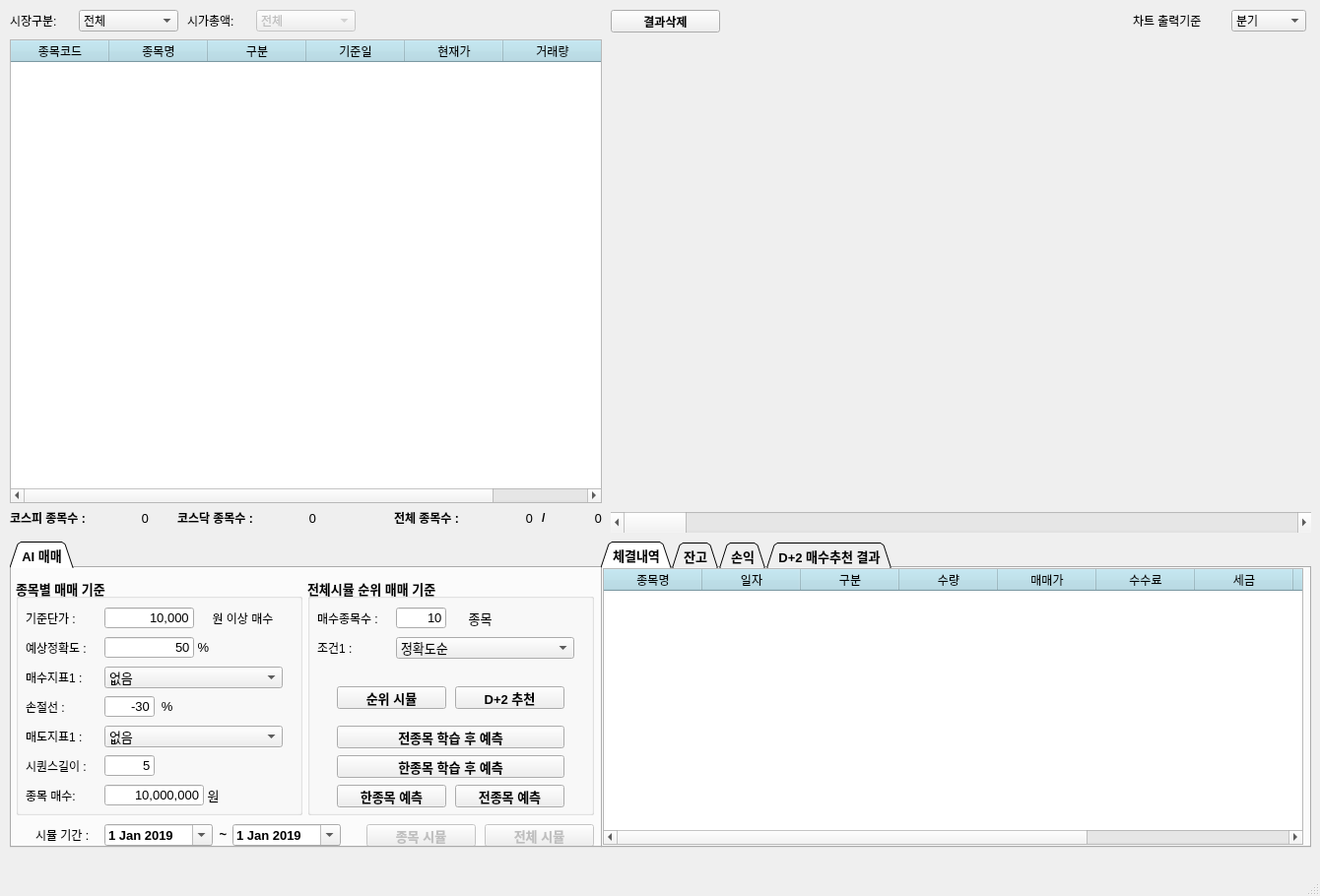
<?xml version="1.0" encoding="UTF-8"?>
<ui version="4.0">
 <class>MainWindow</class>
 <widget class="QMainWindow" name="MainWindow">
  <property name="geometry">
   <rect>
    <x>0</x>
    <y>0</y>
    <width>1340</width>
    <height>910</height>
   </rect>
  </property>
  <property name="sizePolicy">
   <sizepolicy hsizetype="Fixed" vsizetype="Fixed">
    <horstretch>0</horstretch>
    <verstretch>0</verstretch>
   </sizepolicy>
  </property>
  <property name="minimumSize">
   <size>
    <width>1340</width>
    <height>910</height>
   </size>
  </property>
  <property name="maximumSize">
   <size>
    <width>1340</width>
    <height>910</height>
   </size>
  </property>
  <property name="baseSize">
   <size>
    <width>1340</width>
    <height>910</height>
   </size>
  </property>
  <property name="windowTitle">
   <string>MainWindow</string>
  </property>
  <property name="documentMode">
   <bool>true</bool>
  </property>
  <widget class="QWidget" name="centralwidget">
   <widget class="QTableWidget" name="stockTable">
    <property name="geometry">
     <rect>
      <x>10</x>
      <y>40</y>
      <width>601</width>
      <height>471</height>
     </rect>
    </property>
    <property name="styleSheet">
     <string notr="true">QHeaderView::section
{
background-color:lightblue;
}</string>
    </property>
    <property name="selectionMode">
     <enum>QAbstractItemView::SingleSelection</enum>
    </property>
    <property name="selectionBehavior">
     <enum>QAbstractItemView::SelectRows</enum>
    </property>
    <attribute name="verticalHeaderVisible">
     <bool>false</bool>
    </attribute>
    <column>
     <property name="text">
      <string>종목코드</string>
     </property>
    </column>
    <column>
     <property name="text">
      <string>종목명</string>
     </property>
    </column>
    <column>
     <property name="text">
      <string>구분</string>
     </property>
    </column>
    <column>
     <property name="text">
      <string>기준일</string>
     </property>
    </column>
    <column>
     <property name="text">
      <string>현재가</string>
     </property>
    </column>
    <column>
     <property name="text">
      <string>거래량</string>
     </property>
    </column>
   </widget>
   <widget class="QLabel" name="label_6">
    <property name="geometry">
     <rect>
      <x>10</x>
      <y>510</y>
      <width>111</width>
      <height>31</height>
     </rect>
    </property>
    <property name="font">
     <font>
      <weight>75</weight>
      <bold>true</bold>
     </font>
    </property>
    <property name="text">
     <string>코스피 종목수 :</string>
    </property>
   </widget>
   <widget class="QLabel" name="label_7">
    <property name="geometry">
     <rect>
      <x>180</x>
      <y>510</y>
      <width>111</width>
      <height>31</height>
     </rect>
    </property>
    <property name="font">
     <font>
      <weight>75</weight>
      <bold>true</bold>
     </font>
    </property>
    <property name="text">
     <string>코스닥 종목수 :</string>
    </property>
   </widget>
   <widget class="QLabel" name="ko_cntLabel">
    <property name="geometry">
     <rect>
      <x>100</x>
      <y>510</y>
      <width>51</width>
      <height>31</height>
     </rect>
    </property>
    <property name="font">
     <font>
      <family>맑은 고딕</family>
      <pointsize>10</pointsize>
      <weight>50</weight>
      <bold>false</bold>
     </font>
    </property>
    <property name="text">
     <string>0</string>
    </property>
    <property name="alignment">
     <set>Qt::AlignRight|Qt::AlignTrailing|Qt::AlignVCenter</set>
    </property>
   </widget>
   <widget class="QLabel" name="kq_cntLabel">
    <property name="geometry">
     <rect>
      <x>270</x>
      <y>510</y>
      <width>51</width>
      <height>31</height>
     </rect>
    </property>
    <property name="font">
     <font>
      <family>맑은 고딕</family>
      <pointsize>10</pointsize>
      <weight>50</weight>
      <bold>false</bold>
     </font>
    </property>
    <property name="text">
     <string>0</string>
    </property>
    <property name="alignment">
     <set>Qt::AlignRight|Qt::AlignTrailing|Qt::AlignVCenter</set>
    </property>
   </widget>
   <widget class="QLabel" name="runcntLabel">
    <property name="geometry">
     <rect>
      <x>490</x>
      <y>510</y>
      <width>51</width>
      <height>31</height>
     </rect>
    </property>
    <property name="font">
     <font>
      <family>맑은 고딕</family>
      <pointsize>10</pointsize>
      <weight>50</weight>
      <bold>false</bold>
     </font>
    </property>
    <property name="text">
     <string>0</string>
    </property>
    <property name="alignment">
     <set>Qt::AlignRight|Qt::AlignTrailing|Qt::AlignVCenter</set>
    </property>
   </widget>
   <widget class="QLabel" name="label_8">
    <property name="geometry">
     <rect>
      <x>400</x>
      <y>510</y>
      <width>91</width>
      <height>31</height>
     </rect>
    </property>
    <property name="font">
     <font>
      <weight>75</weight>
      <bold>true</bold>
     </font>
    </property>
    <property name="text">
     <string>전체 종목수 :</string>
    </property>
   </widget>
   <widget class="QLabel" name="label_9">
    <property name="geometry">
     <rect>
      <x>550</x>
      <y>510</y>
      <width>16</width>
      <height>31</height>
     </rect>
    </property>
    <property name="font">
     <font>
      <weight>75</weight>
      <bold>true</bold>
     </font>
    </property>
    <property name="text">
     <string>/</string>
    </property>
   </widget>
   <widget class="QLabel" name="allcntLabel">
    <property name="geometry">
     <rect>
      <x>560</x>
      <y>510</y>
      <width>51</width>
      <height>31</height>
     </rect>
    </property>
    <property name="font">
     <font>
      <family>맑은 고딕</family>
      <pointsize>10</pointsize>
      <weight>50</weight>
      <bold>false</bold>
     </font>
    </property>
    <property name="text">
     <string>0</string>
    </property>
    <property name="alignment">
     <set>Qt::AlignRight|Qt::AlignTrailing|Qt::AlignVCenter</set>
    </property>
   </widget>
   <widget class="QTabWidget" name="configTabWidget">
    <property name="geometry">
     <rect>
      <x>10</x>
      <y>550</y>
      <width>601</width>
      <height>311</height>
     </rect>
    </property>
    <property name="font">
     <font>
      <family>Arial</family>
      <pointsize>10</pointsize>
      <weight>75</weight>
      <bold>true</bold>
     </font>
    </property>
    <property name="contextMenuPolicy">
     <enum>Qt::DefaultContextMenu</enum>
    </property>
    <property name="autoFillBackground">
     <bool>false</bool>
    </property>
    <property name="tabShape">
     <enum>QTabWidget::Triangular</enum>
    </property>
    <property name="currentIndex">
     <number>0</number>
    </property>
    <property name="tabsClosable">
     <bool>false</bool>
    </property>
    <property name="tabBarAutoHide">
     <bool>false</bool>
    </property>
    <widget class="QWidget" name="volume_trade">
     <attribute name="title">
      <string>AI 매매</string>
     </attribute>
     <widget class="QGroupBox" name="groupBox">
      <property name="geometry">
       <rect>
        <x>4</x>
        <y>10</y>
        <width>291</width>
        <height>241</height>
       </rect>
      </property>
      <property name="title">
       <string>종목별 매매 기준</string>
      </property>
      <widget class="QLabel" name="label_15">
       <property name="geometry">
        <rect>
         <x>10</x>
         <y>210</y>
         <width>81</width>
         <height>21</height>
        </rect>
       </property>
       <property name="font">
        <font>
         <family>Arial</family>
         <pointsize>9</pointsize>
         <weight>50</weight>
         <bold>false</bold>
        </font>
       </property>
       <property name="text">
        <string>종목 매수:</string>
       </property>
      </widget>
      <widget class="QLineEdit" name="depositLineEdit">
       <property name="geometry">
        <rect>
         <x>90</x>
         <y>210</y>
         <width>101</width>
         <height>21</height>
        </rect>
       </property>
       <property name="font">
        <font>
         <weight>50</weight>
         <bold>false</bold>
        </font>
       </property>
       <property name="focusPolicy">
        <enum>Qt::StrongFocus</enum>
       </property>
       <property name="inputMask">
        <string/>
       </property>
       <property name="text">
        <string>10,000,000</string>
       </property>
       <property name="maxLength">
        <number>13</number>
       </property>
       <property name="alignment">
        <set>Qt::AlignRight|Qt::AlignTrailing|Qt::AlignVCenter</set>
       </property>
      </widget>
      <widget class="QLabel" name="label_16">
       <property name="geometry">
        <rect>
         <x>190</x>
         <y>210</y>
         <width>21</width>
         <height>21</height>
        </rect>
       </property>
       <property name="font">
        <font>
         <weight>50</weight>
         <bold>false</bold>
        </font>
       </property>
       <property name="text">
        <string>원</string>
       </property>
       <property name="alignment">
        <set>Qt::AlignCenter</set>
       </property>
      </widget>
      <widget class="QComboBox" name="buy_cond1ComboBox">
       <property name="geometry">
        <rect>
         <x>90</x>
         <y>90</y>
         <width>181</width>
         <height>22</height>
        </rect>
       </property>
       <property name="font">
        <font>
         <weight>50</weight>
         <bold>false</bold>
        </font>
       </property>
       <property name="currentIndex">
        <number>0</number>
       </property>
       <item>
        <property name="text">
         <string>없음</string>
        </property>
       </item>
       <item>
        <property name="text">
         <string>RSI(30이하)</string>
        </property>
       </item>
       <item>
        <property name="text">
         <string>MFI(20이하)</string>
        </property>
       </item>
      </widget>
      <widget class="QLabel" name="label_25">
       <property name="geometry">
        <rect>
         <x>10</x>
         <y>90</y>
         <width>81</width>
         <height>21</height>
        </rect>
       </property>
       <property name="font">
        <font>
         <family>Arial</family>
         <pointsize>9</pointsize>
         <weight>50</weight>
         <bold>false</bold>
        </font>
       </property>
       <property name="text">
        <string>매수지표1 :</string>
       </property>
      </widget>
      <widget class="QLineEdit" name="buy_cond0LineEdit">
       <property name="geometry">
        <rect>
         <x>90</x>
         <y>30</y>
         <width>91</width>
         <height>21</height>
        </rect>
       </property>
       <property name="font">
        <font>
         <weight>50</weight>
         <bold>false</bold>
        </font>
       </property>
       <property name="focusPolicy">
        <enum>Qt::StrongFocus</enum>
       </property>
       <property name="autoFillBackground">
        <bool>false</bool>
       </property>
       <property name="inputMask">
        <string/>
       </property>
       <property name="text">
        <string>10,000</string>
       </property>
       <property name="maxLength">
        <number>12</number>
       </property>
       <property name="frame">
        <bool>true</bool>
       </property>
       <property name="alignment">
        <set>Qt::AlignRight|Qt::AlignTrailing|Qt::AlignVCenter</set>
       </property>
       <property name="placeholderText">
        <string/>
       </property>
       <property name="clearButtonEnabled">
        <bool>false</bool>
       </property>
      </widget>
      <widget class="QLabel" name="label_29">
       <property name="geometry">
        <rect>
         <x>10</x>
         <y>30</y>
         <width>81</width>
         <height>21</height>
        </rect>
       </property>
       <property name="font">
        <font>
         <family>Arial</family>
         <pointsize>9</pointsize>
         <weight>50</weight>
         <bold>false</bold>
        </font>
       </property>
       <property name="text">
        <string>기준단가 :</string>
       </property>
      </widget>
      <widget class="QLabel" name="label_30">
       <property name="geometry">
        <rect>
         <x>180</x>
         <y>30</y>
         <width>101</width>
         <height>21</height>
        </rect>
       </property>
       <property name="font">
        <font>
         <family>Arial</family>
         <pointsize>9</pointsize>
         <weight>50</weight>
         <bold>false</bold>
        </font>
       </property>
       <property name="text">
        <string>원 이상 매수</string>
       </property>
       <property name="alignment">
        <set>Qt::AlignCenter</set>
       </property>
      </widget>
      <widget class="QLineEdit" name="buy_accuracyLineEdit">
       <property name="geometry">
        <rect>
         <x>90</x>
         <y>60</y>
         <width>91</width>
         <height>21</height>
        </rect>
       </property>
       <property name="font">
        <font>
         <weight>50</weight>
         <bold>false</bold>
        </font>
       </property>
       <property name="focusPolicy">
        <enum>Qt::StrongFocus</enum>
       </property>
       <property name="autoFillBackground">
        <bool>false</bool>
       </property>
       <property name="inputMask">
        <string/>
       </property>
       <property name="text">
        <string>50</string>
       </property>
       <property name="maxLength">
        <number>2</number>
       </property>
       <property name="frame">
        <bool>true</bool>
       </property>
       <property name="alignment">
        <set>Qt::AlignRight|Qt::AlignTrailing|Qt::AlignVCenter</set>
       </property>
       <property name="placeholderText">
        <string/>
       </property>
       <property name="clearButtonEnabled">
        <bool>false</bool>
       </property>
      </widget>
      <widget class="QLabel" name="label_31">
       <property name="geometry">
        <rect>
         <x>10</x>
         <y>60</y>
         <width>81</width>
         <height>21</height>
        </rect>
       </property>
       <property name="font">
        <font>
         <family>Arial</family>
         <pointsize>9</pointsize>
         <weight>50</weight>
         <bold>false</bold>
        </font>
       </property>
       <property name="text">
        <string>예상정확도 :</string>
       </property>
      </widget>
      <widget class="QLabel" name="label_38">
       <property name="geometry">
        <rect>
         <x>180</x>
         <y>60</y>
         <width>21</width>
         <height>21</height>
        </rect>
       </property>
       <property name="font">
        <font>
         <weight>50</weight>
         <bold>false</bold>
        </font>
       </property>
       <property name="text">
        <string>%</string>
       </property>
       <property name="alignment">
        <set>Qt::AlignCenter</set>
       </property>
      </widget>
      <widget class="QLabel" name="label_32">
       <property name="geometry">
        <rect>
         <x>10</x>
         <y>150</y>
         <width>81</width>
         <height>21</height>
        </rect>
       </property>
       <property name="font">
        <font>
         <family>Arial</family>
         <pointsize>9</pointsize>
         <weight>50</weight>
         <bold>false</bold>
        </font>
       </property>
       <property name="text">
        <string>매도지표1 :</string>
       </property>
      </widget>
      <widget class="QComboBox" name="sell_cond1ComboBox">
       <property name="geometry">
        <rect>
         <x>90</x>
         <y>150</y>
         <width>181</width>
         <height>22</height>
        </rect>
       </property>
       <property name="font">
        <font>
         <weight>50</weight>
         <bold>false</bold>
        </font>
       </property>
       <property name="currentIndex">
        <number>0</number>
       </property>
       <item>
        <property name="text">
         <string>없음</string>
        </property>
       </item>
       <item>
        <property name="text">
         <string>RSI(70이상)</string>
        </property>
       </item>
       <item>
        <property name="text">
         <string>MFI(80이상)</string>
        </property>
       </item>
      </widget>
      <widget class="QLabel" name="label_39">
       <property name="geometry">
        <rect>
         <x>140</x>
         <y>120</y>
         <width>31</width>
         <height>21</height>
        </rect>
       </property>
       <property name="font">
        <font>
         <weight>50</weight>
         <bold>false</bold>
        </font>
       </property>
       <property name="text">
        <string>% </string>
       </property>
       <property name="alignment">
        <set>Qt::AlignCenter</set>
       </property>
      </widget>
      <widget class="QLabel" name="label_36">
       <property name="geometry">
        <rect>
         <x>10</x>
         <y>120</y>
         <width>81</width>
         <height>21</height>
        </rect>
       </property>
       <property name="font">
        <font>
         <family>Arial</family>
         <pointsize>9</pointsize>
         <weight>50</weight>
         <bold>false</bold>
        </font>
       </property>
       <property name="text">
        <string>손절선 : </string>
       </property>
      </widget>
      <widget class="QLineEdit" name="sell_cond0LineEdit">
       <property name="geometry">
        <rect>
         <x>90</x>
         <y>120</y>
         <width>51</width>
         <height>21</height>
        </rect>
       </property>
       <property name="font">
        <font>
         <weight>50</weight>
         <bold>false</bold>
        </font>
       </property>
       <property name="focusPolicy">
        <enum>Qt::StrongFocus</enum>
       </property>
       <property name="autoFillBackground">
        <bool>false</bool>
       </property>
       <property name="inputMask">
        <string/>
       </property>
       <property name="text">
        <string>-30</string>
       </property>
       <property name="maxLength">
        <number>6</number>
       </property>
       <property name="frame">
        <bool>true</bool>
       </property>
       <property name="alignment">
        <set>Qt::AlignRight|Qt::AlignTrailing|Qt::AlignVCenter</set>
       </property>
       <property name="placeholderText">
        <string/>
       </property>
       <property name="clearButtonEnabled">
        <bool>false</bool>
       </property>
      </widget>
      <widget class="QLabel" name="label_40">
       <property name="geometry">
        <rect>
         <x>10</x>
         <y>180</y>
         <width>81</width>
         <height>21</height>
        </rect>
       </property>
       <property name="font">
        <font>
         <family>Arial</family>
         <pointsize>9</pointsize>
         <weight>50</weight>
         <bold>false</bold>
        </font>
       </property>
       <property name="text">
        <string>시퀀스길이 :</string>
       </property>
      </widget>
      <widget class="QLineEdit" name="seq_lengthLineEdit">
       <property name="enabled">
        <bool>true</bool>
       </property>
       <property name="geometry">
        <rect>
         <x>90</x>
         <y>180</y>
         <width>51</width>
         <height>21</height>
        </rect>
       </property>
       <property name="font">
        <font>
         <weight>50</weight>
         <bold>false</bold>
        </font>
       </property>
       <property name="focusPolicy">
        <enum>Qt::StrongFocus</enum>
       </property>
       <property name="autoFillBackground">
        <bool>false</bool>
       </property>
       <property name="inputMask">
        <string/>
       </property>
       <property name="text">
        <string>5</string>
       </property>
       <property name="maxLength">
        <number>2</number>
       </property>
       <property name="frame">
        <bool>true</bool>
       </property>
       <property name="alignment">
        <set>Qt::AlignRight|Qt::AlignTrailing|Qt::AlignVCenter</set>
       </property>
       <property name="placeholderText">
        <string/>
       </property>
       <property name="clearButtonEnabled">
        <bool>false</bool>
       </property>
      </widget>
     </widget>
     <widget class="QDateEdit" name="sim_startDateEdit">
      <property name="geometry">
       <rect>
        <x>94</x>
        <y>260</y>
        <width>110</width>
        <height>22</height>
       </rect>
      </property>
      <property name="dateTime">
       <datetime>
        <hour>0</hour>
        <minute>0</minute>
        <second>0</second>
        <year>2019</year>
        <month>1</month>
        <day>1</day>
       </datetime>
      </property>
      <property name="calendarPopup">
       <bool>true</bool>
      </property>
     </widget>
     <widget class="QLabel" name="label_11">
      <property name="geometry">
       <rect>
        <x>204</x>
        <y>260</y>
        <width>21</width>
        <height>21</height>
       </rect>
      </property>
      <property name="font">
       <font>
        <weight>75</weight>
        <bold>true</bold>
       </font>
      </property>
      <property name="text">
       <string>~</string>
      </property>
      <property name="alignment">
       <set>Qt::AlignCenter</set>
      </property>
     </widget>
     <widget class="QDateEdit" name="sim_endDateEdit">
      <property name="geometry">
       <rect>
        <x>224</x>
        <y>260</y>
        <width>110</width>
        <height>22</height>
       </rect>
      </property>
      <property name="dateTime">
       <datetime>
        <hour>0</hour>
        <minute>0</minute>
        <second>0</second>
        <year>2019</year>
        <month>1</month>
        <day>1</day>
       </datetime>
      </property>
      <property name="calendarPopup">
       <bool>true</bool>
      </property>
     </widget>
     <widget class="QGroupBox" name="groupBox_2">
      <property name="geometry">
       <rect>
        <x>300</x>
        <y>10</y>
        <width>291</width>
        <height>241</height>
       </rect>
      </property>
      <property name="title">
       <string>전체시뮬 순위 매매 기준</string>
      </property>
      <widget class="QLabel" name="label_35">
       <property name="geometry">
        <rect>
         <x>10</x>
         <y>30</y>
         <width>81</width>
         <height>21</height>
        </rect>
       </property>
       <property name="font">
        <font>
         <family>Arial</family>
         <pointsize>9</pointsize>
         <weight>50</weight>
         <bold>false</bold>
        </font>
       </property>
       <property name="text">
        <string>매수종목수 :</string>
       </property>
      </widget>
      <widget class="QLabel" name="label_37">
       <property name="geometry">
        <rect>
         <x>160</x>
         <y>30</y>
         <width>31</width>
         <height>21</height>
        </rect>
       </property>
       <property name="font">
        <font>
         <weight>50</weight>
         <bold>false</bold>
        </font>
       </property>
       <property name="text">
        <string>종목</string>
       </property>
       <property name="alignment">
        <set>Qt::AlignCenter</set>
       </property>
      </widget>
      <widget class="QLineEdit" name="stock_cntLineEdit">
       <property name="enabled">
        <bool>true</bool>
       </property>
       <property name="geometry">
        <rect>
         <x>90</x>
         <y>30</y>
         <width>51</width>
         <height>21</height>
        </rect>
       </property>
       <property name="font">
        <font>
         <weight>50</weight>
         <bold>false</bold>
        </font>
       </property>
       <property name="focusPolicy">
        <enum>Qt::StrongFocus</enum>
       </property>
       <property name="autoFillBackground">
        <bool>false</bool>
       </property>
       <property name="inputMask">
        <string/>
       </property>
       <property name="text">
        <string>10</string>
       </property>
       <property name="maxLength">
        <number>2</number>
       </property>
       <property name="frame">
        <bool>true</bool>
       </property>
       <property name="alignment">
        <set>Qt::AlignRight|Qt::AlignTrailing|Qt::AlignVCenter</set>
       </property>
       <property name="placeholderText">
        <string/>
       </property>
       <property name="clearButtonEnabled">
        <bool>false</bool>
       </property>
      </widget>
      <widget class="QPushButton" name="run_rankPushButton">
       <property name="geometry">
        <rect>
         <x>30</x>
         <y>110</y>
         <width>111</width>
         <height>23</height>
        </rect>
       </property>
       <property name="text">
        <string>순위 시뮬</string>
       </property>
      </widget>
      <widget class="QPushButton" name="run_predictPushButton">
       <property name="geometry">
        <rect>
         <x>150</x>
         <y>110</y>
         <width>111</width>
         <height>23</height>
        </rect>
       </property>
       <property name="text">
        <string>D+2 추천</string>
       </property>
      </widget>
      <widget class="QLabel" name="label_28">
       <property name="geometry">
        <rect>
         <x>10</x>
         <y>60</y>
         <width>81</width>
         <height>21</height>
        </rect>
       </property>
       <property name="font">
        <font>
         <family>Arial</family>
         <pointsize>9</pointsize>
         <weight>50</weight>
         <bold>false</bold>
        </font>
       </property>
       <property name="text">
        <string>조건1 :</string>
       </property>
      </widget>
      <widget class="QComboBox" name="buy_orderComboBox">
       <property name="geometry">
        <rect>
         <x>90</x>
         <y>60</y>
         <width>181</width>
         <height>22</height>
        </rect>
       </property>
       <property name="font">
        <font>
         <weight>50</weight>
         <bold>false</bold>
        </font>
       </property>
       <property name="currentIndex">
        <number>0</number>
       </property>
       <item>
        <property name="text">
         <string>정확도순</string>
        </property>
       </item>
       <item>
        <property name="text">
         <string>예상값순</string>
        </property>
       </item>
      </widget>
      <widget class="QPushButton" name="run_all_trainPushButton">
       <property name="geometry">
        <rect>
         <x>30</x>
         <y>150</y>
         <width>231</width>
         <height>23</height>
        </rect>
       </property>
       <property name="text">
        <string>전종목 학습 후 예측</string>
       </property>
      </widget>
      <widget class="QPushButton" name="run_one_trainPushButton">
       <property name="geometry">
        <rect>
         <x>30</x>
         <y>180</y>
         <width>231</width>
         <height>23</height>
        </rect>
       </property>
       <property name="text">
        <string>한종목 학습 후 예측</string>
       </property>
      </widget>
      <widget class="QPushButton" name="run_one_predictPushButton">
       <property name="geometry">
        <rect>
         <x>30</x>
         <y>210</y>
         <width>111</width>
         <height>23</height>
        </rect>
       </property>
       <property name="text">
        <string>한종목 예측</string>
       </property>
      </widget>
      <widget class="QPushButton" name="run_all_predictPushButton">
       <property name="geometry">
        <rect>
         <x>150</x>
         <y>210</y>
         <width>111</width>
         <height>23</height>
        </rect>
       </property>
       <property name="text">
        <string>전종목 예측</string>
       </property>
      </widget>
     </widget>
     <widget class="QPushButton" name="runPushButton">
      <property name="enabled">
       <bool>false</bool>
      </property>
      <property name="geometry">
       <rect>
        <x>360</x>
        <y>260</y>
        <width>111</width>
        <height>23</height>
       </rect>
      </property>
      <property name="text">
       <string>종목 시뮬</string>
      </property>
     </widget>
     <widget class="QLabel" name="label_4">
      <property name="geometry">
       <rect>
        <x>24</x>
        <y>260</y>
        <width>71</width>
        <height>21</height>
       </rect>
      </property>
      <property name="font">
       <font>
        <family>Arial</family>
        <pointsize>9</pointsize>
        <weight>50</weight>
        <bold>false</bold>
       </font>
      </property>
      <property name="text">
       <string>시뮬 기간 :</string>
      </property>
     </widget>
     <widget class="QPushButton" name="run_totalPushButton">
      <property name="enabled">
       <bool>false</bool>
      </property>
      <property name="geometry">
       <rect>
        <x>480</x>
        <y>260</y>
        <width>111</width>
        <height>23</height>
       </rect>
      </property>
      <property name="text">
       <string>전체 시뮬</string>
      </property>
     </widget>
    </widget>
   </widget>
   <widget class="QWidget" name="verticalLayoutWidget">
    <property name="geometry">
     <rect>
      <x>620</x>
      <y>40</y>
      <width>711</width>
      <height>471</height>
     </rect>
    </property>
    <layout class="QVBoxLayout" name="chartVerticalLayout"/>
   </widget>
   <widget class="QScrollBar" name="chartScrollBar">
    <property name="geometry">
     <rect>
      <x>620</x>
      <y>520</y>
      <width>711</width>
      <height>21</height>
     </rect>
    </property>
    <property name="orientation">
     <enum>Qt::Horizontal</enum>
    </property>
   </widget>
   <widget class="QTabWidget" name="tabWidget">
    <property name="geometry">
     <rect>
      <x>610</x>
      <y>550</y>
      <width>721</width>
      <height>311</height>
     </rect>
    </property>
    <property name="font">
     <font>
      <family>Arial</family>
      <pointsize>10</pointsize>
      <weight>75</weight>
      <bold>true</bold>
     </font>
    </property>
    <property name="tabShape">
     <enum>QTabWidget::Triangular</enum>
    </property>
    <property name="currentIndex">
     <number>0</number>
    </property>
    <widget class="QWidget" name="stock_sim_result">
     <attribute name="title">
      <string>체결내역</string>
     </attribute>
     <widget class="QTableWidget" name="stockSimTable">
      <property name="geometry">
       <rect>
        <x>0</x>
        <y>0</y>
        <width>711</width>
        <height>281</height>
       </rect>
      </property>
      <property name="styleSheet">
       <string notr="true">QHeaderView::section
{
background-color:lightblue;
}</string>
      </property>
      <property name="selectionMode">
       <enum>QAbstractItemView::SingleSelection</enum>
      </property>
      <property name="selectionBehavior">
       <enum>QAbstractItemView::SelectRows</enum>
      </property>
      <attribute name="verticalHeaderVisible">
       <bool>false</bool>
      </attribute>
      <column>
       <property name="text">
        <string>종목명</string>
       </property>
      </column>
      <column>
       <property name="text">
        <string>일자</string>
       </property>
      </column>
      <column>
       <property name="text">
        <string>구분</string>
       </property>
      </column>
      <column>
       <property name="text">
        <string>수량</string>
       </property>
      </column>
      <column>
       <property name="text">
        <string>매매가</string>
       </property>
      </column>
      <column>
       <property name="text">
        <string>수수료</string>
       </property>
      </column>
      <column>
       <property name="text">
        <string>세금</string>
       </property>
      </column>
      <column>
       <property name="text">
        <string>수익률</string>
       </property>
      </column>
      <column>
       <property name="text">
        <string>수익금</string>
       </property>
      </column>
      <column>
       <property name="text">
        <string>누적수익금</string>
       </property>
      </column>
     </widget>
    </widget>
    <widget class="QWidget" name="market_sim_remain">
     <attribute name="title">
      <string>잔고</string>
     </attribute>
     <widget class="QTableWidget" name="stockRemainTable">
      <property name="geometry">
       <rect>
        <x>0</x>
        <y>0</y>
        <width>711</width>
        <height>251</height>
       </rect>
      </property>
      <property name="styleSheet">
       <string notr="true">QHeaderView::section
{
background-color:lightblue;
}</string>
      </property>
      <property name="selectionMode">
       <enum>QAbstractItemView::SingleSelection</enum>
      </property>
      <property name="selectionBehavior">
       <enum>QAbstractItemView::SelectRows</enum>
      </property>
      <attribute name="verticalHeaderVisible">
       <bool>false</bool>
      </attribute>
      <column>
       <property name="text">
        <string>종목명</string>
       </property>
      </column>
      <column>
       <property name="text">
        <string>매수일</string>
       </property>
      </column>
      <column>
       <property name="text">
        <string>수량</string>
       </property>
      </column>
      <column>
       <property name="text">
        <string>매수가</string>
       </property>
      </column>
      <column>
       <property name="text">
        <string>평가손익</string>
       </property>
      </column>
      <column>
       <property name="text">
        <string>수익률</string>
       </property>
      </column>
      <column>
       <property name="text">
        <string>현재가</string>
       </property>
      </column>
      <column>
       <property name="text">
        <string>매수금액</string>
       </property>
      </column>
      <column>
       <property name="text">
        <string>평가금액</string>
       </property>
      </column>
      <column>
       <property name="text">
        <string>수수료</string>
       </property>
      </column>
      <column>
       <property name="text">
        <string>세금</string>
       </property>
      </column>
     </widget>
     <widget class="QLabel" name="label_18">
      <property name="geometry">
       <rect>
        <x>140</x>
        <y>260</y>
        <width>111</width>
        <height>21</height>
       </rect>
      </property>
      <property name="font">
       <font>
        <family>Arial</family>
        <pointsize>9</pointsize>
        <weight>75</weight>
        <bold>true</bold>
       </font>
      </property>
      <property name="text">
       <string>전체 평가손익 :</string>
      </property>
     </widget>
     <widget class="QLabel" name="remain_profitLabel">
      <property name="geometry">
       <rect>
        <x>250</x>
        <y>260</y>
        <width>131</width>
        <height>21</height>
       </rect>
      </property>
      <property name="font">
       <font>
        <family>Arial</family>
        <pointsize>9</pointsize>
        <weight>75</weight>
        <bold>true</bold>
       </font>
      </property>
      <property name="text">
       <string>0</string>
      </property>
      <property name="alignment">
       <set>Qt::AlignRight|Qt::AlignTrailing|Qt::AlignVCenter</set>
      </property>
     </widget>
     <widget class="QLabel" name="label_20">
      <property name="geometry">
       <rect>
        <x>420</x>
        <y>260</y>
        <width>91</width>
        <height>21</height>
       </rect>
      </property>
      <property name="font">
       <font>
        <family>Arial</family>
        <pointsize>9</pointsize>
        <weight>75</weight>
        <bold>true</bold>
       </font>
      </property>
      <property name="text">
       <string>평균 수익률 :</string>
      </property>
     </widget>
     <widget class="QLabel" name="remain_rateLabel">
      <property name="geometry">
       <rect>
        <x>510</x>
        <y>260</y>
        <width>201</width>
        <height>21</height>
       </rect>
      </property>
      <property name="font">
       <font>
        <family>Arial</family>
        <pointsize>9</pointsize>
        <weight>75</weight>
        <bold>true</bold>
       </font>
      </property>
      <property name="text">
       <string>0</string>
      </property>
      <property name="alignment">
       <set>Qt::AlignRight|Qt::AlignTrailing|Qt::AlignVCenter</set>
      </property>
     </widget>
    </widget>
    <widget class="QWidget" name="market_sim_profit">
     <attribute name="title">
      <string>손익</string>
     </attribute>
     <widget class="QTableWidget" name="stockProfitTable">
      <property name="geometry">
       <rect>
        <x>0</x>
        <y>0</y>
        <width>711</width>
        <height>251</height>
       </rect>
      </property>
      <property name="styleSheet">
       <string notr="true">QHeaderView::section
{
background-color:lightblue;
}</string>
      </property>
      <property name="selectionMode">
       <enum>QAbstractItemView::SingleSelection</enum>
      </property>
      <property name="selectionBehavior">
       <enum>QAbstractItemView::SelectRows</enum>
      </property>
      <attribute name="verticalHeaderVisible">
       <bool>false</bool>
      </attribute>
      <column>
       <property name="text">
        <string>종목명</string>
       </property>
      </column>
      <column>
       <property name="text">
        <string>매도일</string>
       </property>
      </column>
      <column>
       <property name="text">
        <string>실현손익</string>
       </property>
      </column>
      <column>
       <property name="text">
        <string>수익률</string>
       </property>
      </column>
      <column>
       <property name="text">
        <string>매수금액</string>
       </property>
      </column>
      <column>
       <property name="text">
        <string>매도금액</string>
       </property>
      </column>
      <column>
       <property name="text">
        <string>매수가</string>
       </property>
      </column>
      <column>
       <property name="text">
        <string>매도가</string>
       </property>
      </column>
      <column>
       <property name="text">
        <string>수수료</string>
       </property>
      </column>
      <column>
       <property name="text">
        <string>세금</string>
       </property>
      </column>
     </widget>
     <widget class="QLabel" name="profit_rateLabel">
      <property name="geometry">
       <rect>
        <x>510</x>
        <y>260</y>
        <width>201</width>
        <height>21</height>
       </rect>
      </property>
      <property name="font">
       <font>
        <family>Arial</family>
        <pointsize>9</pointsize>
        <weight>75</weight>
        <bold>true</bold>
       </font>
      </property>
      <property name="text">
       <string>0</string>
      </property>
      <property name="alignment">
       <set>Qt::AlignRight|Qt::AlignTrailing|Qt::AlignVCenter</set>
      </property>
     </widget>
     <widget class="QLabel" name="label_19">
      <property name="geometry">
       <rect>
        <x>140</x>
        <y>260</y>
        <width>111</width>
        <height>21</height>
       </rect>
      </property>
      <property name="font">
       <font>
        <family>Arial</family>
        <pointsize>9</pointsize>
        <weight>75</weight>
        <bold>true</bold>
       </font>
      </property>
      <property name="text">
       <string>전체 실현손익 :</string>
      </property>
     </widget>
     <widget class="QLabel" name="profit_profitLabel">
      <property name="geometry">
       <rect>
        <x>250</x>
        <y>260</y>
        <width>131</width>
        <height>21</height>
       </rect>
      </property>
      <property name="font">
       <font>
        <family>Arial</family>
        <pointsize>9</pointsize>
        <weight>75</weight>
        <bold>true</bold>
       </font>
      </property>
      <property name="text">
       <string>0</string>
      </property>
      <property name="alignment">
       <set>Qt::AlignRight|Qt::AlignTrailing|Qt::AlignVCenter</set>
      </property>
     </widget>
     <widget class="QLabel" name="label_21">
      <property name="geometry">
       <rect>
        <x>420</x>
        <y>260</y>
        <width>91</width>
        <height>21</height>
       </rect>
      </property>
      <property name="font">
       <font>
        <family>Arial</family>
        <pointsize>9</pointsize>
        <weight>75</weight>
        <bold>true</bold>
       </font>
      </property>
      <property name="text">
       <string>평균 수익률 :</string>
      </property>
     </widget>
    </widget>
    <widget class="QWidget" name="tab">
     <attribute name="title">
      <string>D+2 매수추천 결과</string>
     </attribute>
     <widget class="QTableWidget" name="stockPredictTable">
      <property name="geometry">
       <rect>
        <x>0</x>
        <y>0</y>
        <width>711</width>
        <height>281</height>
       </rect>
      </property>
      <property name="styleSheet">
       <string notr="true">QHeaderView::section
{
background-color:lightblue;
}</string>
      </property>
      <property name="selectionMode">
       <enum>QAbstractItemView::SingleSelection</enum>
      </property>
      <property name="selectionBehavior">
       <enum>QAbstractItemView::SelectRows</enum>
      </property>
      <attribute name="verticalHeaderVisible">
       <bool>false</bool>
      </attribute>
      <column>
       <property name="text">
        <string>기준일</string>
       </property>
      </column>
      <column>
       <property name="text">
        <string>종목명</string>
       </property>
      </column>
      <column>
       <property name="text">
        <string>정확도</string>
       </property>
      </column>
      <column>
       <property name="text">
        <string>예상값</string>
       </property>
      </column>
     </widget>
    </widget>
   </widget>
   <widget class="QLabel" name="label_26">
    <property name="geometry">
     <rect>
      <x>10</x>
      <y>10</y>
      <width>71</width>
      <height>21</height>
     </rect>
    </property>
    <property name="font">
     <font>
      <family>Arial</family>
      <pointsize>9</pointsize>
      <weight>50</weight>
      <bold>false</bold>
     </font>
    </property>
    <property name="text">
     <string>시장구분:</string>
    </property>
   </widget>
   <widget class="QComboBox" name="sel_marketComboBox">
    <property name="geometry">
     <rect>
      <x>80</x>
      <y>10</y>
      <width>101</width>
      <height>22</height>
     </rect>
    </property>
    <property name="font">
     <font>
      <weight>50</weight>
      <bold>false</bold>
     </font>
    </property>
    <property name="currentIndex">
     <number>0</number>
    </property>
    <item>
     <property name="text">
      <string>전체</string>
     </property>
    </item>
    <item>
     <property name="text">
      <string>코스피</string>
     </property>
    </item>
    <item>
     <property name="text">
      <string>코스닥</string>
     </property>
    </item>
   </widget>
   <widget class="QComboBox" name="rangeComboBox">
    <property name="geometry">
     <rect>
      <x>1250</x>
      <y>10</y>
      <width>76</width>
      <height>22</height>
     </rect>
    </property>
    <property name="font">
     <font>
      <weight>50</weight>
      <bold>false</bold>
     </font>
    </property>
    <property name="currentIndex">
     <number>1</number>
    </property>
    <item>
     <property name="text">
      <string>월</string>
     </property>
    </item>
    <item>
     <property name="text">
      <string>분기</string>
     </property>
    </item>
    <item>
     <property name="text">
      <string>반기</string>
     </property>
    </item>
    <item>
     <property name="text">
      <string>년</string>
     </property>
    </item>
   </widget>
   <widget class="QLabel" name="label">
    <property name="geometry">
     <rect>
      <x>1150</x>
      <y>10</y>
      <width>101</width>
      <height>21</height>
     </rect>
    </property>
    <property name="font">
     <font>
      <family>Arial</family>
      <pointsize>9</pointsize>
      <weight>50</weight>
      <bold>false</bold>
     </font>
    </property>
    <property name="text">
     <string>차트 출력기준</string>
    </property>
   </widget>
   <widget class="QLabel" name="label_27">
    <property name="geometry">
     <rect>
      <x>190</x>
      <y>10</y>
      <width>71</width>
      <height>21</height>
     </rect>
    </property>
    <property name="font">
     <font>
      <family>Arial</family>
      <pointsize>9</pointsize>
      <weight>50</weight>
      <bold>false</bold>
     </font>
    </property>
    <property name="text">
     <string>시가총액:</string>
    </property>
   </widget>
   <widget class="QComboBox" name="sel_topComboBox">
    <property name="enabled">
     <bool>false</bool>
    </property>
    <property name="geometry">
     <rect>
      <x>260</x>
      <y>10</y>
      <width>101</width>
      <height>22</height>
     </rect>
    </property>
    <property name="font">
     <font>
      <weight>50</weight>
      <bold>false</bold>
     </font>
    </property>
    <property name="editable">
     <bool>false</bool>
    </property>
    <property name="currentIndex">
     <number>0</number>
    </property>
    <item>
     <property name="text">
      <string>전체</string>
     </property>
    </item>
    <item>
     <property name="text">
      <string>TOP10</string>
     </property>
    </item>
    <item>
     <property name="text">
      <string>TOP20</string>
     </property>
    </item>
    <item>
     <property name="text">
      <string>TOP50</string>
     </property>
    </item>
    <item>
     <property name="text">
      <string>TOP100</string>
     </property>
    </item>
    <item>
     <property name="text">
      <string>TOP200</string>
     </property>
    </item>
   </widget>
   <widget class="QPushButton" name="clear_sim_resultPushButton">
    <property name="geometry">
     <rect>
      <x>620</x>
      <y>10</y>
      <width>111</width>
      <height>23</height>
     </rect>
    </property>
    <property name="font">
     <font>
      <family>Arial</family>
      <weight>75</weight>
      <bold>true</bold>
     </font>
    </property>
    <property name="text">
     <string>결과삭제</string>
    </property>
   </widget>
  </widget>
  <widget class="QMenuBar" name="menubar">
   <property name="geometry">
    <rect>
     <x>0</x>
     <y>0</y>
     <width>1340</width>
     <height>21</height>
    </rect>
   </property>
  </widget>
  <widget class="QStatusBar" name="statusbar"/>
 </widget>
 <resources/>
 <connections/>
</ui>
